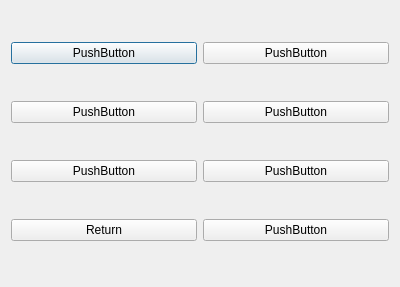
<?xml version="1.0" encoding="UTF-8"?>
<ui version="4.0">
 <class>EW1</class>
 <widget class="QDialog" name="EW1">
  <property name="geometry">
   <rect>
    <x>0</x>
    <y>0</y>
    <width>400</width>
    <height>287</height>
   </rect>
  </property>
  <property name="windowTitle">
   <string>Dialog</string>
  </property>
  <layout class="QHBoxLayout" name="horizontalLayout">
   <item>
    <layout class="QGridLayout" name="gridLayout">
     <item row="1" column="0">
      <widget class="QPushButton" name="B1">
       <property name="text">
        <string>PushButton</string>
       </property>
      </widget>
     </item>
     <item row="4" column="0">
      <widget class="QPushButton" name="B4">
       <property name="text">
        <string>Return</string>
       </property>
      </widget>
     </item>
     <item row="4" column="1">
      <widget class="QPushButton" name="B8">
       <property name="text">
        <string>PushButton</string>
       </property>
      </widget>
     </item>
     <item row="3" column="0">
      <widget class="QPushButton" name="B3">
       <property name="text">
        <string>PushButton</string>
       </property>
      </widget>
     </item>
     <item row="3" column="1">
      <widget class="QPushButton" name="B7">
       <property name="text">
        <string>PushButton</string>
       </property>
      </widget>
     </item>
     <item row="1" column="1">
      <widget class="QPushButton" name="B5">
       <property name="text">
        <string>PushButton</string>
       </property>
      </widget>
     </item>
     <item row="2" column="1">
      <widget class="QPushButton" name="B6">
       <property name="text">
        <string>PushButton</string>
       </property>
      </widget>
     </item>
     <item row="2" column="0">
      <widget class="QPushButton" name="B2">
       <property name="text">
        <string>PushButton</string>
       </property>
      </widget>
     </item>
    </layout>
   </item>
  </layout>
 </widget>
 <resources/>
 <connections/>
</ui>
